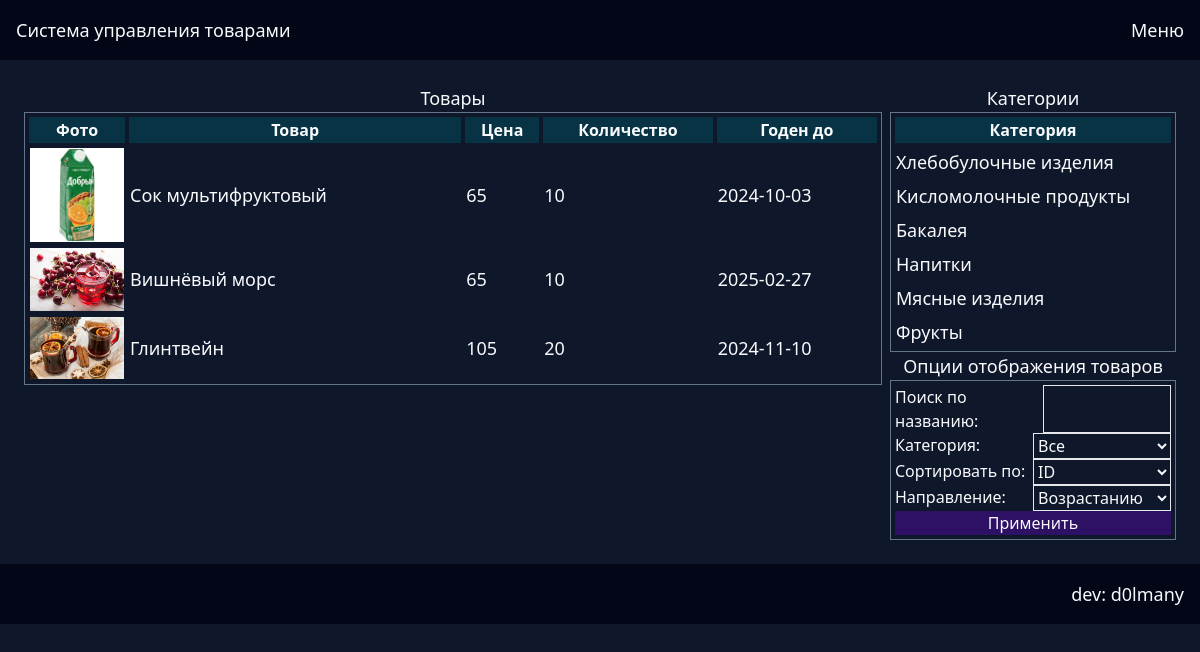
Page /SMP/show.php?category=4 on the committed database.
### tables this page shows
CREATE TABLE `products` (
  `id` int NOT NULL,
  `name` varchar(60) NOT NULL,
  `id_category` int NOT NULL,
  `price` double NOT NULL,
  `quantity` int NOT NULL,
  `ex_date` date NOT NULL
);

CREATE TABLE `categories` (
  `id` int NOT NULL,
  `name` varchar(30) NOT NULL
);

### SMP/connect.php (the view, shortened to what this page needs)
<?php
echo "<script src='https://cdn.tailwindcss.com'></script>";
$req=0; $dbname="fpyzvpbd_m1";
switch($req){
    case 0:
        $server="MySQL-8.0"; $user="root"; $pass="";
        break;
}
try{
    $pdo = new PDO("mysql:host=$server;dbname=$dbname;charset=utf8",$user,$pass);
    $pdo->setAttribute(PDO::ATTR_ERRMODE, PDO::ERRMODE_EXCEPTION);
}
catch(PDOException $e){
    echo "Ошибка подключения: ".$e->getMessage();
}
function showtab($tn, $categoryFilter = null, $orderBy = null, $orderDirection = 'ASC', $search = null) {
    global $pdo;
    list($sql, $params) = buildSql($tn, $categoryFilter, $orderBy, $orderDirection, $search);
    $stmt = $pdo->prepare($sql);
    $stmt->execute($params);
    $ware = $stmt->fetchAll(PDO::FETCH_NUM);
    foreach ($ware as $row) {
        echo '<tr class="hover:bg-cyan-700 transition duration-150 text-lg">';
        if ($tn == "products") {
            $path = "img" . DIRECTORY_SEPARATOR . $row[0] . ".png";
            echo "<td class='w-24'><img src='$path' alt='$row[0]'></td>";
        }
        for ($i = 1; $i < count($row); $i++) {
            echo '<td>' . htmlspecialchars($row[$i]) . '</td>';
        }
        echo '</tr>';
    }
}
function buildSql($tn, $categoryFilter = null, $orderBy = null, $orderDirection = 'ASC', $search = null) {
    $sql = "SELECT * FROM $tn";
    $where = [];
    $params = [];
    if ($categoryFilter !== null && $categoryFilter !== "") {
        $where[] = "id_category = ?";
        $params[] = $categoryFilter;
    }
    if (!empty($where)) {
        $sql .= " WHERE " . implode(" AND ", $where);
    }
    return [$sql, $params];
}
function sethead(){
    $temp = <<<'EOT'
    <header class="bg-slate-950 p-4 flex justify-between">
    <a href="index.php" class="hover:text-purple-600 transition duration-150 text-lg flex items-center">Система управления товарами</a>
    <div class="relative inline-block text-left"><div>
    <button class="inline-flex justify-center w-full hover:text-cyan-600 transition duration-150 text-lg outline-none" id="menu-button">
    Меню</button></div><div class="absolute right-0 z-10 mt-2 w-56 rounded-md hidden bg-slate" role="menu" aria-orientation="vertical" aria-labelledby="menu-button" tabindex="-1" id="menu">
    <div class="py-1" role="none">
    <a href="show.php" class="block px-4 py-2 text-sm hover:bg-cyan-700 bg-slate-800 transition duration-150" role="menuitem">Обозреватель</a>
    <a href="cart.php" class="block px-4 py-2 text-sm hover:bg-cyan-700 bg-slate-800 transition duration-150" role="menuitem">Корзина</a>
    <a href="add.php" class="block px-4 py-2 text-sm hover:bg-cyan-700 bg-slate-800 transition duration-150" role="menuitem">Добавить позицию</a>
    <a href="delete.php" class="block px-4 py-2 text-sm hover:bg-cyan-700 bg-slate-800 transition duration-150" role="menuitem">Удалить позицию</a>
    <a href="editor.php" class="block px-4 py-2 text-sm hover:bg-cyan-700 bg-slate-800 transition duration-150" role="menuitem">Редактировать товар</a>
    </div></div></div></header><script>
    const menuButton = document.getElementById('menu-button');
    const menu = document.getElementById('menu');
    let timeout; function showMenu() {
        clearTimeout(timeout);
        menu.classList.remove('hidden');
    } function hideMenu() {
        timeout = setTimeout(() => {
            menu.classList.add('hidden');
        }, 200);
    }
    menuButton.addEventListener('mouseenter', showMenu);
    menuButton.addEventListener('mouseleave', hideMenu);
    menu.addEventListener('mouseenter', showMenu);
    menu.addEventListener('mouseleave', hideMenu);
    </script>
    EOT;
    echo $temp;
}
function setfooter(){
    echo <<< KEO
    <footer class="bg-slate-950 p-4 flex justify-end">
        <a href="https://d0lmany.netlify.app" class="hover:text-purple-600 transition duration-150 text-lg">dev: d0lmany</a>
    </footer>
    KEO;
}
?>

### rows in the picture
products: shows a picture, name "Сок мультифруктовый", price "65", quantity "10", ex_date "2024-10-03"
products: shows a picture, name "Вишнёвый морс", price "65", quantity "10", ex_date "2025-02-27"
products: shows a picture, name "Глинтвейн", price "105", quantity "20", ex_date "2024-11-10"
categories: name "Хлебобулочные изделия"
categories: name "Кисломолочные продукты"
categories: name "Бакалея"
categories: name "Напитки"
categories: name "Мясные изделия"
categories: name "Фрукты"
